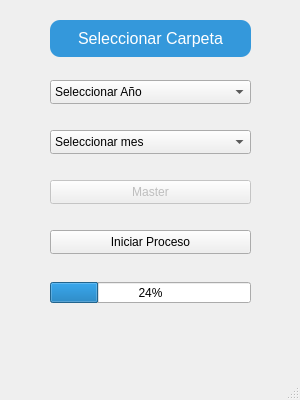
<?xml version="1.0" encoding="UTF-8"?>
<ui version="4.0">
 <class>MainWindow</class>
 <widget class="QMainWindow" name="MainWindow">
  <property name="enabled">
   <bool>true</bool>
  </property>
  <property name="geometry">
   <rect>
    <x>0</x>
    <y>0</y>
    <width>300</width>
    <height>400</height>
   </rect>
  </property>
  <property name="windowTitle">
   <string>MainWindow</string>
  </property>
  <property name="autoFillBackground">
   <bool>true</bool>
  </property>
  <widget class="QWidget" name="centralwidget">
   <widget class="QPushButton" name="pushButton">
    <property name="geometry">
     <rect>
      <x>50</x>
      <y>20</y>
      <width>201</width>
      <height>37</height>
     </rect>
    </property>
    <property name="cursor">
     <cursorShape>ArrowCursor</cursorShape>
    </property>
    <property name="autoFillBackground">
     <bool>false</bool>
    </property>
    <property name="styleSheet">
     <string notr="true">QPushButton {
    background-color: #3498db; /* Azul moderno */
    color: white;
    font-size: 16px;
    border-radius: 10px;
    padding: 8px;
}
QPushButton:hover {
    background-color: #2980b9;
}
QComboBox {
    background-color: white;
    color: #2c3e50;
    border: 1px solid #3498db;
    font-size: 14px;
    padding: 5px;
}
QProgressBar {
    border: 1px solid #3498db;
    border-radius: 5px;
    background-color: #ecf0f1;
    text-align: center;
    font-size: 14px;
}
QProgressBar::chunk {
    background-color: #27ae60; /* Verde progresivo */
    width: 20px;
}
</string>
    </property>
    <property name="text">
     <string>Seleccionar Carpeta</string>
    </property>
    <property name="icon">
     <iconset>
      <normaloff>../../Freelance/Diseño PDF/Iconos/Seleccionar_carpeta.png</normaloff>../../Freelance/Diseño PDF/Iconos/Seleccionar_carpeta.png</iconset>
    </property>
    <property name="checkable">
     <bool>true</bool>
    </property>
    <property name="checked">
     <bool>true</bool>
    </property>
    <property name="autoRepeat">
     <bool>true</bool>
    </property>
    <property name="autoExclusive">
     <bool>true</bool>
    </property>
    <property name="autoRepeatDelay">
     <number>3000</number>
    </property>
    <property name="autoRepeatInterval">
     <number>1000</number>
    </property>
    <property name="autoDefault">
     <bool>true</bool>
    </property>
    <property name="default">
     <bool>true</bool>
    </property>
    <property name="flat">
     <bool>true</bool>
    </property>
   </widget>
   <widget class="QComboBox" name="yearComboBox">
    <property name="geometry">
     <rect>
      <x>50</x>
      <y>80</y>
      <width>201</width>
      <height>24</height>
     </rect>
    </property>
    <property name="accessibleName">
     <string/>
    </property>
    <property name="editable">
     <bool>false</bool>
    </property>
    <item>
     <property name="text">
      <string>Seleccionar Año</string>
     </property>
    </item>
    <item>
     <property name="text">
      <string>2000</string>
     </property>
    </item>
    <item>
     <property name="text">
      <string>2001</string>
     </property>
    </item>
    <item>
     <property name="text">
      <string>2002</string>
     </property>
    </item>
    <item>
     <property name="text">
      <string>2003</string>
     </property>
    </item>
    <item>
     <property name="text">
      <string>2004</string>
     </property>
    </item>
    <item>
     <property name="text">
      <string>2005</string>
     </property>
    </item>
    <item>
     <property name="text">
      <string>2006</string>
     </property>
    </item>
    <item>
     <property name="text">
      <string>2007</string>
     </property>
    </item>
    <item>
     <property name="text">
      <string>2008</string>
     </property>
    </item>
    <item>
     <property name="text">
      <string>2009</string>
     </property>
    </item>
    <item>
     <property name="text">
      <string>2010</string>
     </property>
    </item>
    <item>
     <property name="text">
      <string>2011</string>
     </property>
    </item>
    <item>
     <property name="text">
      <string>2012</string>
     </property>
    </item>
    <item>
     <property name="text">
      <string>2013</string>
     </property>
    </item>
    <item>
     <property name="text">
      <string>2014</string>
     </property>
    </item>
    <item>
     <property name="text">
      <string>2015</string>
     </property>
    </item>
    <item>
     <property name="text">
      <string>2016</string>
     </property>
    </item>
    <item>
     <property name="text">
      <string>2017</string>
     </property>
    </item>
    <item>
     <property name="text">
      <string>2018</string>
     </property>
    </item>
    <item>
     <property name="text">
      <string>2019</string>
     </property>
    </item>
    <item>
     <property name="text">
      <string>2020</string>
     </property>
    </item>
    <item>
     <property name="text">
      <string>2021</string>
     </property>
    </item>
    <item>
     <property name="text">
      <string>2022</string>
     </property>
    </item>
    <item>
     <property name="text">
      <string>2023</string>
     </property>
    </item>
    <item>
     <property name="text">
      <string>2024</string>
     </property>
    </item>
    <item>
     <property name="text">
      <string>2025</string>
     </property>
    </item>
    <item>
     <property name="text">
      <string>2026</string>
     </property>
    </item>
    <item>
     <property name="text">
      <string>2027</string>
     </property>
    </item>
    <item>
     <property name="text">
      <string>2028</string>
     </property>
    </item>
    <item>
     <property name="text">
      <string>2029</string>
     </property>
    </item>
    <item>
     <property name="text">
      <string>2030</string>
     </property>
    </item>
   </widget>
   <widget class="QPushButton" name="pushButton_2">
    <property name="geometry">
     <rect>
      <x>50</x>
      <y>230</y>
      <width>201</width>
      <height>24</height>
     </rect>
    </property>
    <property name="text">
     <string>Iniciar Proceso</string>
    </property>
    <property name="checkable">
     <bool>false</bool>
    </property>
   </widget>
   <widget class="QComboBox" name="comboBox">
    <property name="geometry">
     <rect>
      <x>50</x>
      <y>130</y>
      <width>201</width>
      <height>24</height>
     </rect>
    </property>
    <property name="minimumSize">
     <size>
      <width>72</width>
      <height>0</height>
     </size>
    </property>
    <item>
     <property name="text">
      <string>Seleccionar mes</string>
     </property>
    </item>
    <item>
     <property name="text">
      <string>Enero</string>
     </property>
    </item>
    <item>
     <property name="text">
      <string>Febrero</string>
     </property>
    </item>
    <item>
     <property name="text">
      <string>Marzo</string>
     </property>
    </item>
    <item>
     <property name="text">
      <string>Abril</string>
     </property>
    </item>
    <item>
     <property name="text">
      <string>Mayo</string>
     </property>
    </item>
    <item>
     <property name="text">
      <string>Junio</string>
     </property>
    </item>
    <item>
     <property name="text">
      <string>Julio</string>
     </property>
    </item>
    <item>
     <property name="text">
      <string>Agosto</string>
     </property>
    </item>
    <item>
     <property name="text">
      <string>Septiembre</string>
     </property>
    </item>
    <item>
     <property name="text">
      <string>Octubre</string>
     </property>
    </item>
    <item>
     <property name="text">
      <string>Noviembre</string>
     </property>
    </item>
    <item>
     <property name="text">
      <string>Diciembre</string>
     </property>
    </item>
   </widget>
   <widget class="QPushButton" name="pushButton_3">
    <property name="enabled">
     <bool>false</bool>
    </property>
    <property name="geometry">
     <rect>
      <x>50</x>
      <y>180</y>
      <width>201</width>
      <height>24</height>
     </rect>
    </property>
    <property name="text">
     <string>Master</string>
    </property>
    <property name="checkable">
     <bool>false</bool>
    </property>
   </widget>
   <widget class="QProgressBar" name="progressBar">
    <property name="geometry">
     <rect>
      <x>50</x>
      <y>282</y>
      <width>201</width>
      <height>21</height>
     </rect>
    </property>
    <property name="value">
     <number>24</number>
    </property>
   </widget>
   <zorder>comboBox</zorder>
   <zorder>pushButton</zorder>
   <zorder>yearComboBox</zorder>
   <zorder>pushButton_2</zorder>
   <zorder>pushButton_3</zorder>
   <zorder>progressBar</zorder>
  </widget>
  <widget class="QMenuBar" name="menubar">
   <property name="geometry">
    <rect>
     <x>0</x>
     <y>0</y>
     <width>300</width>
     <height>21</height>
    </rect>
   </property>
  </widget>
  <widget class="QStatusBar" name="statusbar"/>
 </widget>
 <resources/>
 <connections/>
</ui>
